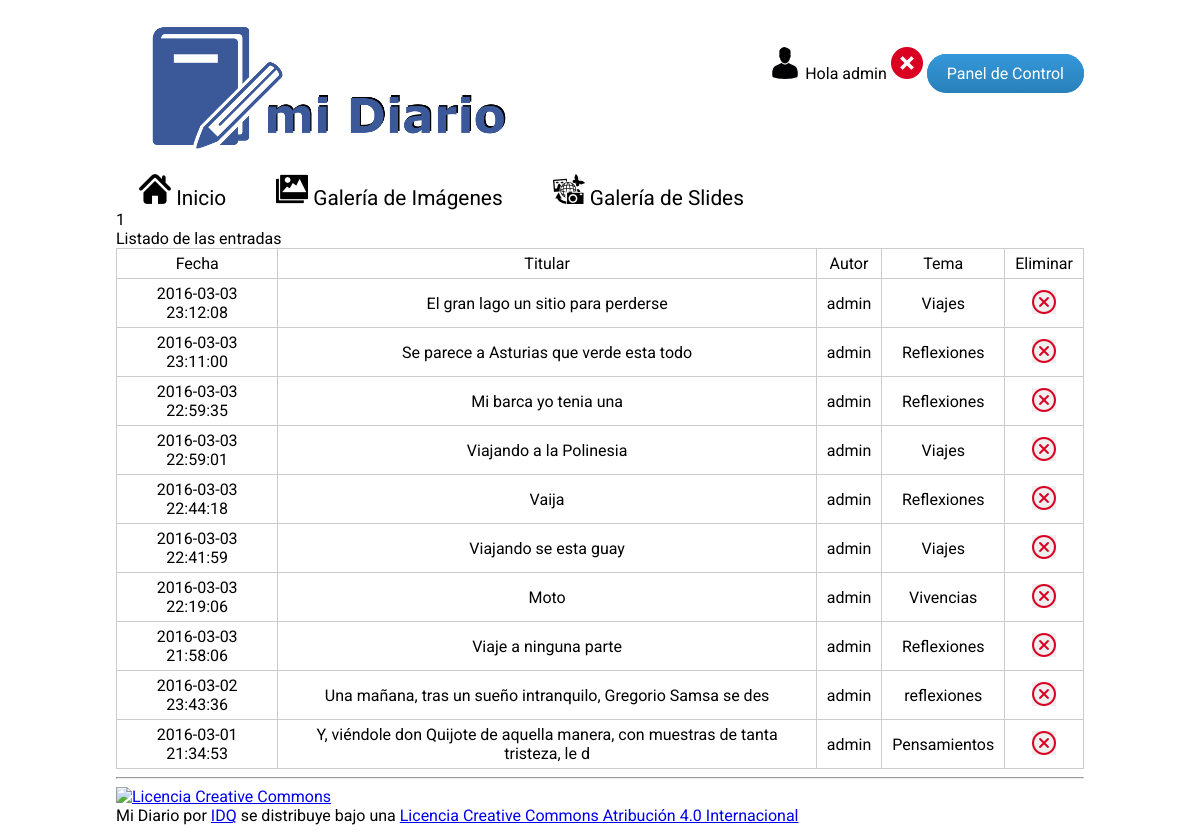
/panelControl/listadoEntradas.php (signed in), run on the app's committed database.
### tables this page shows
CREATE TABLE IF NOT EXISTS `articulos` (
  `id` int(11) NOT NULL,
  `titular` varchar(80) NOT NULL,
  `fecha` datetime NOT NULL,
  `autor` varchar(20) NOT NULL,
  `copete` varchar(300) NOT NULL,
  `tema` varchar(50) NOT NULL,
  `cuerpo` mediumtext NOT NULL,
  `multimedia` varchar(100) NOT NULL
);

### panelControl/tablaListado.inc.php (the view, shortened to what this page needs)
<tr>
<td><?=$registro['fecha']?></td><td><?=$registro['titular']?></td>
<td><?=$registro['autor']?></td><td><?=$registro['tema']?></td><td>
	<form  method="post" action="listadoEntradas.php">
			<button class="btn-eliminar" type="submit" name="borrar" value="<?php echo $registro['id'];  ?>"></button>
	</form>
</td>
</tr>

### panelControl/listadoEntradas.php (shortened to what this page needs)
<!DOCTYPE html>
<html lang="es">
	<head>
		<link rel="stylesheet" href="../css/estilos.css"/>
		<link rel="stylesheet" href="../css/estiloTablas.css"/>
	</head>
	<body>
		<?php
			include ("../mysql.inc.php");
		?>
		<div id="contenedor">
		<header>
			<div id="logotipo"><a href="../index.php"><img src="../images/logotipo_web.png" alt="logotipo Mi Diario"/></a></div>
			<?php
				if (isset ($_SESSION['logeado']) && $_SESSION['logeado'] == true){
						include ("./menuAdmin1.inc.php");
				}
				else{
					 header("Location:../index.php");
				}
			?>
		</header>
			<div id="menuWeb">
				<?=include_once ("./menuDeLaWebEnAdmin.inc.php")?>
			</div>
		Listado de las entradas<br/>
		<?php
				if($c==null)
					echo "Fallo en la conexion";
				else{
					$nombredb="proyectofinal";
					mysqli_select_db($c,$nombredb);
					$sql="select * from articulos order by fecha DESC";
					$resultado=mysqli_query($c,$sql);
					if($resultado){
						$filas=mysqli_affected_rows($c);
						if($filas = 0 || $filas == null){
							echo "No hay articulos";
						}
						else{
							?>
							<table border="1" id="mitabla">
									<tr>
										<td>Fecha</td><td>Titular<td>Autor</td><td>Tema</td><td>Eliminar</td>
									</tr>
							<?php
							while($registro = mysqli_fetch_array($resultado)){
							include ("./tablaListado.inc.php");
							}
						?>
							</table>
						<?php
						}
					}
					else{
							$error=mysqli_error($c);
							echo $error;
					}
				}
			?>
		<footer>
			<hr/>
			<div class="licenciaIDQ">
			<a rel="license" href="http://creativecommons.org/licenses/by/4.0/"><img alt="Licencia Creative Commons" style="border-width:0" src="https://i.creativecommons.org/l/by/4.0/88x31.png" />
				</a><br />Mi Diario por <a href="http://idqweb.com/" target="_blank">IDQ</a> se distribuye bajo una <a rel="license" href="http://creativecommons.org/licenses/by/4.0/" target="_blank">Licencia Creative Commons Atribución 4.0 Internacional</a>
			</div>
		</footer>
		</div>
	</body>
</html>

### css/estilos.css (style rules this page uses)
html { font-size: 16px; }
body { font-family: Roboto,Helvetica, Arial, sans-serif; }
#contenedor { width:968px; margin: 0 auto; }
#menuWeb { clear:both; }
#logotipo { float:left; }
.btn-eliminar { background-image: url(".././images/delete-button.png"); background-size: 24px 24px; background-repeat: no-repeat; border: none; width:24px; height:24px; }

### css/estiloTablas.css (style rules this page uses)
table#mitabla { border-collapse: collapse; border: 1px solid #CCC; }
table#mitabla td { padding: 5px 10px; text-align:center; }

### data on the page
articulos: fecha "2016-03-03 23:12:08", titular "El gran lago un sitio para perderse", autor "admin", tema "Viajes"
articulos: fecha "2016-03-03 23:11:00", titular "Se parece a Asturias que verde esta todo", autor "admin", tema "Reflexiones"
articulos: fecha "2016-03-03 22:59:35", titular "Mi barca yo tenia una", autor "admin", tema "Reflexiones"
articulos: fecha "2016-03-03 22:59:01", titular "Viajando a la Polinesia", autor "admin", tema "Viajes"
articulos: fecha "2016-03-03 22:44:18", titular "Vaija", autor "admin", tema "Reflexiones"
articulos: fecha "2016-03-03 22:41:59", titular "Viajando se esta guay", autor "admin", tema "Viajes"
articulos: fecha "2016-03-03 22:19:06", titular "Moto", autor "admin", tema "Vivencias"
articulos: fecha "2016-03-03 21:58:06", titular "Viaje a ninguna parte", autor "admin", tema "Reflexiones"
articulos: fecha "2016-03-02 23:43:36", titular "Una mañana, tras un sueño intranquilo, Gregorio Samsa se des", autor "admin", tema "reflexiones"
articulos: fecha "2016-03-01 21:34:53", titular "Y, viéndole don Quijote de aquella manera, con muestras de tanta tristeza, le d", autor "admin", tema "Pensamientos"

### other printed values
$_SESSION['login'] "admin"
include_once ("./menuDeLaWebEnAdmin.inc.php") "1"
